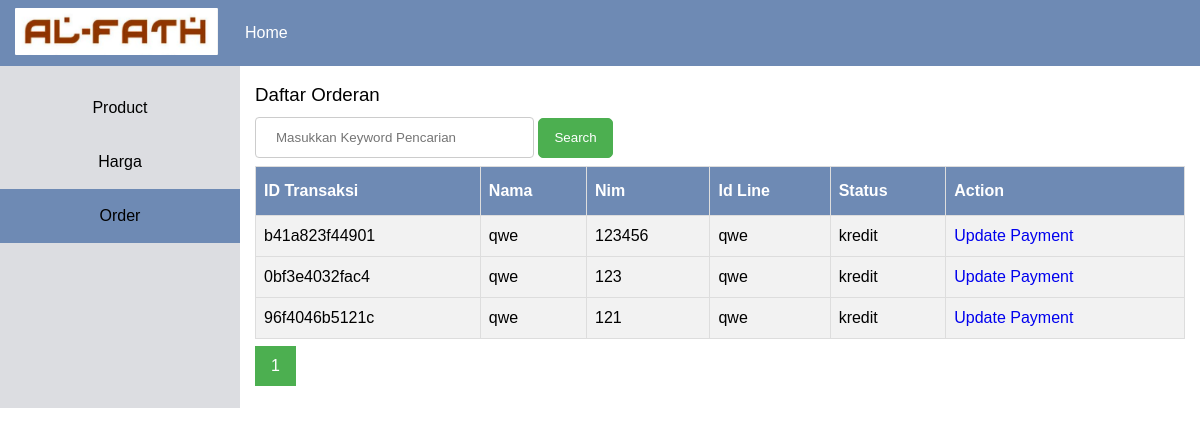
The app's page /admin/order.php with its own data.
### tables this page shows
CREATE TABLE `formulir` (
  `nama` varchar(50) NOT NULL,
  `nim` int(10) NOT NULL,
  `id_line` varchar(50) NOT NULL,
  `id_transaksi` varchar(20) NOT NULL,
  `status` varchar(15) NOT NULL
);

### admin/function.php (called while the page is built, shortened)
<?php
    $conn = mysqli_connect("localhost","root","","store");
    function query($query){
		global $conn;
		$result = mysqli_query($conn, $query);
		$rows = [];
		while($row = mysqli_fetch_assoc($result)){
			$rows[] = $row;
		}
		return $rows;
    }
?>

### admin/order.php (the view, shortened to what this page needs)
<?php
	require "function.php";
?>
<!DOCTYPE html>
<html>
    <head>
		<link type="text/css" rel="stylesheet" href="css/style.css"/>
	</head>
	<body>
	<?php
			$jumlahDataPerhalaman = 10;
			$jumlahData = count(query("SELECT * FROM formulir"));
			$jumlahHalaman = ceil($jumlahData/$jumlahDataPerhalaman);
			if(isset($_GET["page"])){
				$halamanAktif = $_GET["page"];
			}else{
				$halamanAktif =1;
			}
			$awalData = ($jumlahDataPerhalaman * $halamanAktif) - $jumlahDataPerhalaman;
			$pay = query("SELECT * from formulir LIMIT $awalData, $jumlahDataPerhalaman");
		?>
		<nav>
			<a class="logo" href="index.php"><img src="img/alfath2.png"></a>
			<ul>
				<li><a href="home.php">Home</a></li>
			</ul>
		</nav>
		<main>
			<div class="row">
				<aside class="col-20">
					<ul>
						<li><a href="produk.php">Product</a></li>
						<li><a href="harga.php">Harga</a></li>
						<li class="active"><a href="order.php">Order</a></li>
					</ul>
				</aside>
				<div id="content" class="col-80">
				<h3>Daftar Orderan</h3>
					<form action="" method="post">
						<input type="text" placeholder="Masukkan Keyword Pencarian" style="width: 30%;" name="keyword" autofocus autocomplete="off">
						<button class="btn" style="height: 40px;" type="submit" name="cari">Search</button>
					</form>
				<table class="table">
						<tr>
							<th>ID Transaksi</th>
							<th>Nama</th>
							<th>Nim</th>
							<th>Id Line</th>
							<th>Status</th>
							<th>Action</th>
						</tr>
						<?php foreach ($pay as $row) { ?>
							<tr>
								<td><?= $row["id_transaksi"];?></td>
								<td><?= $row["nama"]; ?></td>
								<td><?= $row["nim"]; ?></td>
								<td><?= $row["id_line"]; ?></td>
								<td><?= $row["status"]; ?></td>
								<td> <a href="upPayment.php?id_form=<?= $row["id_transaksi"];?>">Update Payment</a></td>
							<tr>
						<?php } ?>
					</table>
						<div class="pagination">
								<?php for($i = 1; $i <= $jumlahHalaman; $i++ ) : ?>
									<?php if($i==$halamanAktif): ?>
										<a href="?page=<?=$i;?>" class="active"><?=$i; ?></a>
									<?php else: ?>
										<a href="?page=<?=$i;?>"><?=$i; ?></a>
									<?php endif; ?>
								<?php endfor; ?>
						</div>
				</div>
			</div>
		</main>
	</body>
</html>

### admin/css/style.css (style rules this page uses)
html, body, div, span, applet, object, iframe, h1, h2, h3, h4, h5, h6, p, blockquote, pre, a, abbr, acronym, address, big, cite, code, del, dfn, em, font, img, ins, kbd, q, s, samp, small, strike, strong, sub, sup, tt, var, b, u, i, center, dl, dt, dd, ol, ul, li, fieldset, form, label, legend, table, caption, tbody, tfoot, thead, tr, th, td { background: transparent; border: 0; margin: 0; padding: 0; vertical-align: baseline; text-decoration: none; }
ol, ul { list-style: none; }
*, *:before, *:after { box-sizing: border-box !important; }
body { line-height: 1.5; margin: auto; float: none; font-family: Arial, sans-serif; font-weight: lighter; }
html { scroll-behavior: smooth; }
* { -moz-box-sizing: border-box; -webkit-box-sizing: border-box; box-sizing: border-box; }
img { max-width: 100%; max-height: 100%; border-radius: 1px; }
a { outline: 0; }
.btn { border-radius: 5px; padding: 7.5px 15px !important; transition: all 300ms; color: white !important; background: #4CAF50; border: solid 1px #4CAF50; }
.row { width: 100%; display: flex; flex-wrap: wrap; }
.col-20 { width: 20%; padding: 0 15px; }
.col-80 { width: 80%; padding: 0 15px; }
table { border-collapse: collapse; width: 100%; margin-bottom: 7.5px; }
table td, table th { border: 1px solid #ddd; padding: 8px; }
table tr:nth-child(even) { background-color: #f2f2f2; }
table th { padding-top: 12px; padding-bottom: 12px; text-align: left; background-color: rgb(110, 138, 180); color: white; }
nav { background: rgb(110, 138, 180); width: 100%; display: block; line-height: 1; padding: 0 15px; z-index: 10; }
nav .logo { display: inline-block; vertical-align: middle; margin-right: 7.5px; }
nav img { max-height: 48px; }
nav ul { display: inline-block; vertical-align: middle; }
nav li a { color: white; transition: all 300ms; display: block; padding: 25px 15px; }
aside { background: #dcdde1; color: black; padding: 15px 0 !important; text-align: center; }
aside li { padding: 15px 0; transition: all 300ms; }
aside a { color: black; transition: all 300ms; display: block; }
aside li:hover, aside li.active { background: rgb(110, 138, 180); color: white; }
#content { padding: 15px; }
#content h1, #content h2, #content h3 { font-weight: lighter; }
@media screen and (min-width: 768px) { aside { display: inline-block !important; } }
input[type=text], select { width: 100%; padding: 12px 20px; margin: 8px 0; display: inline-block; border: 1px solid #ccc; border-radius: 4px; box-sizing: border-box; }
.pagination { display: inline-block; }
.pagination a { color: black; float: left; padding: 8px 16px; text-decoration: none; transition: background-color .3s; }
.pagination a.active { background-color: #4CAF50; color: white; }

### records on screen
formulir: id_transaksi "b41a823f44901", nama "qwe", nim "123456", id_line "qwe", status "kredit"
formulir: id_transaksi "0bf3e4032fac4", nama "qwe", nim "123", id_line "qwe", status "kredit"
formulir: id_transaksi "96f4046b5121c", nama "qwe", nim "121", id_line "qwe", status "kredit"
